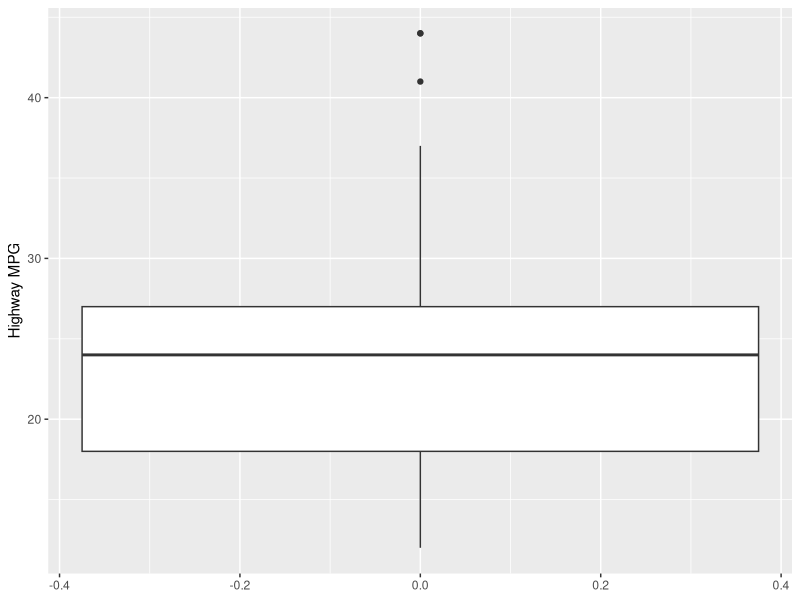
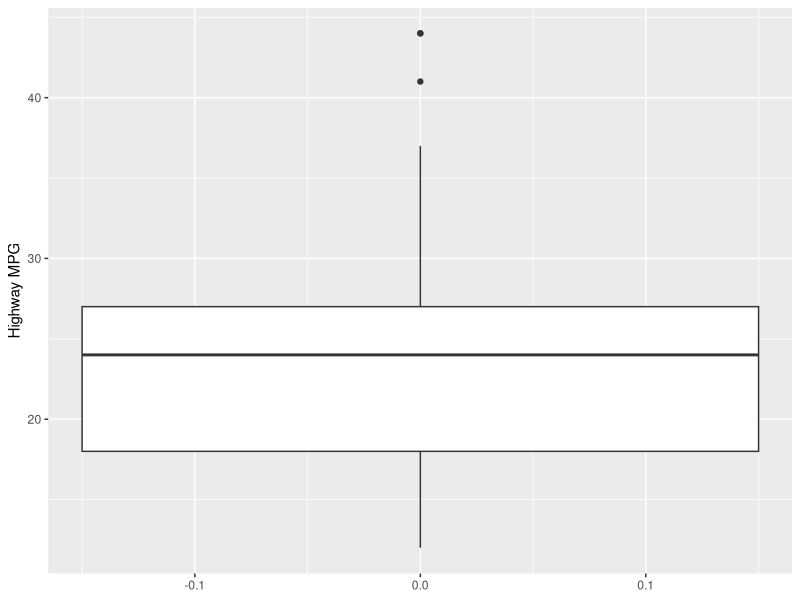
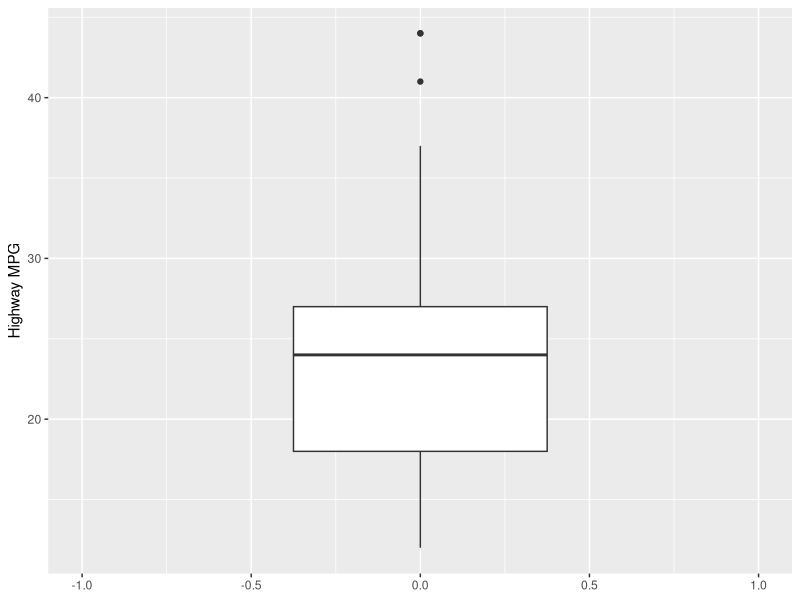
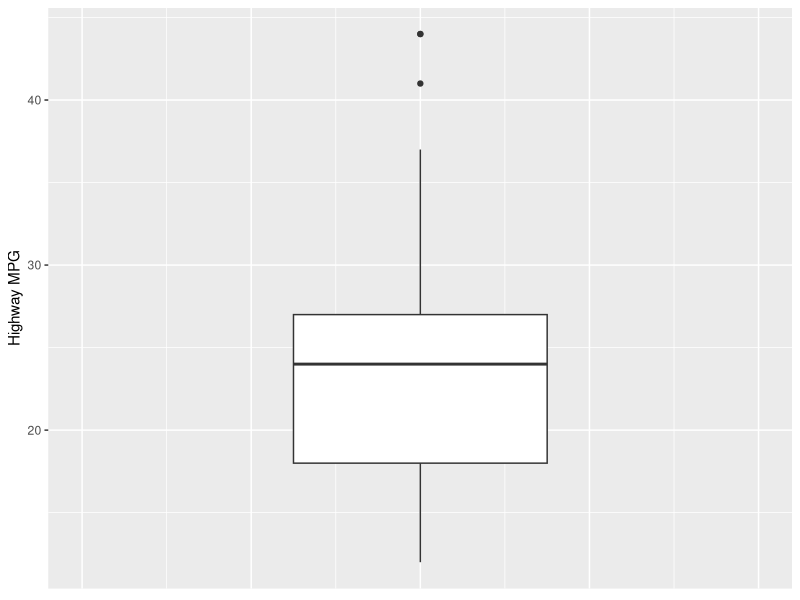
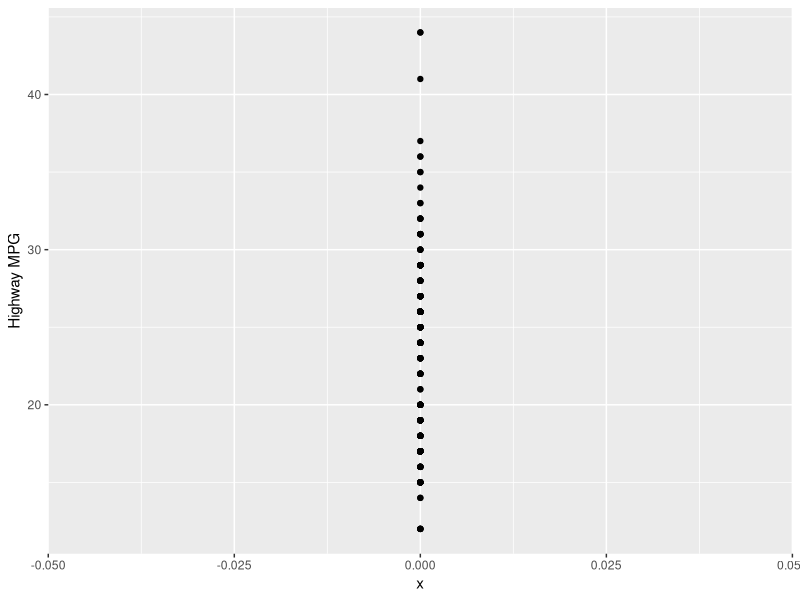
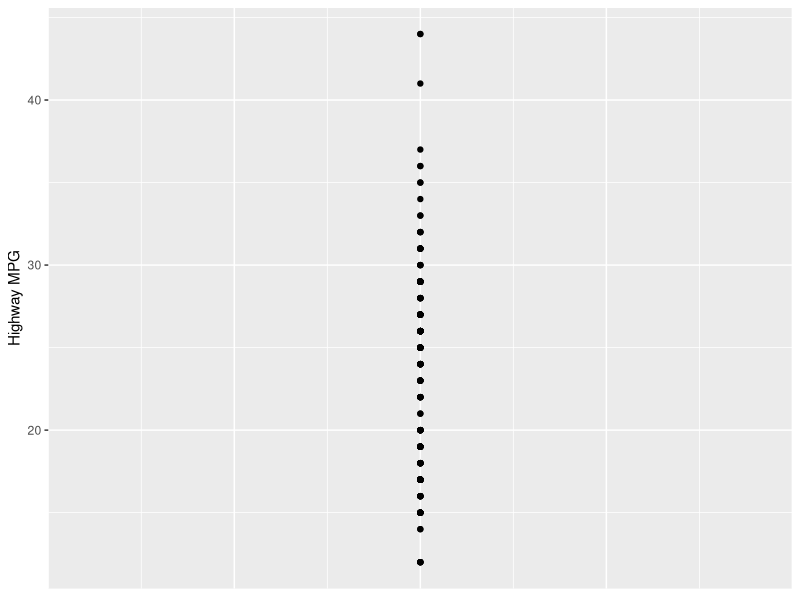
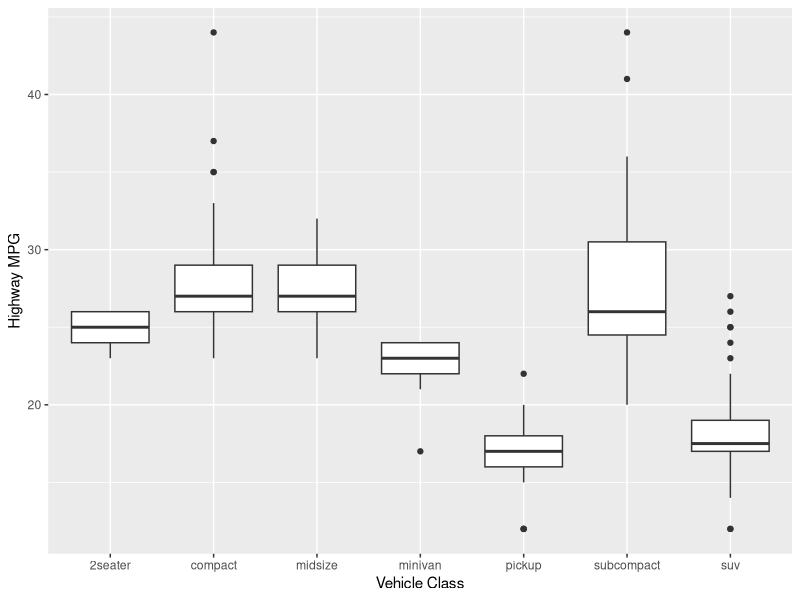
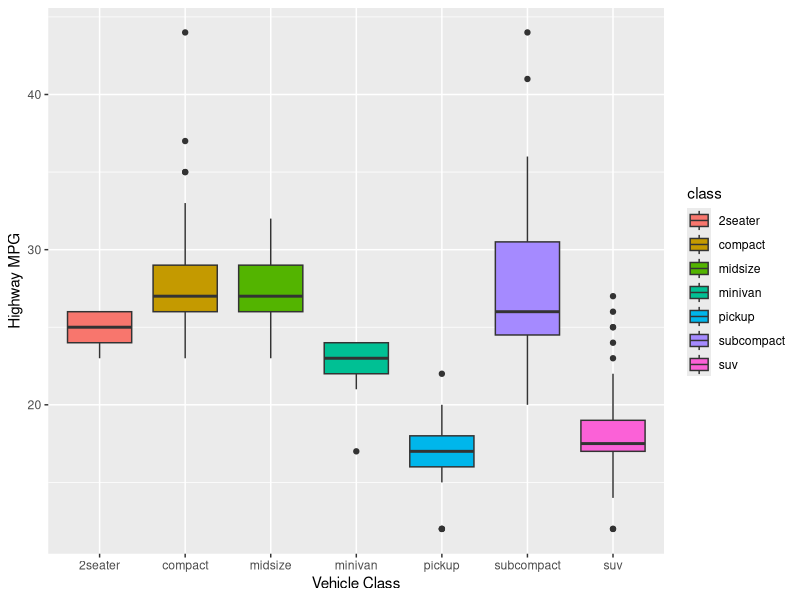

Here is the R script that generated these plots, in order:
## ---- chunk 1

library(tidyverse)

## ---- chunk 2

mpg |> str()

## ---- chunk 3

mpg |> ggplot(aes(y = hwy)) + geom_boxplot() + labs(y = "Highway MPG")

## ---- chunk 4

mpg |> ggplot(aes(y = hwy)) + geom_boxplot(width = 0.3) + labs(y = "Highway MPG")

## ---- chunk 5

mpg |> ggplot(aes(y = hwy)) + geom_boxplot() + labs(y = "Highway MPG") + xlim(-1, 1)

## ---- chunk 6

mpg |> ggplot(aes(y = hwy)) + geom_boxplot() + labs(y = "Highway MPG") + xlim(-1, 1) + theme(axis.text.x = element_blank(), axis.ticks.x = element_blank())

## ---- chunk 7

mpg |> ggplot(aes(x = 0, y = hwy)) + geom_point() + labs(y = "Highway MPG") 

## ---- chunk 8

mpg |> ggplot(aes(x = 0, y = hwy)) + geom_point() + labs(y = "Highway MPG") + theme(axis.text.x = element_blank(), axis.ticks.x = element_blank(), axis.title.x = element_blank() )

## ---- chunk 9

mpg |> ggplot(aes(x = class, y = hwy)) + geom_boxplot() + labs(x = "Vehicle Class", y = "Highway MPG")

## ---- chunk 10

mpg |> ggplot(aes(x = class, y = hwy)) + geom_boxplot(aes(fill = class)) + labs(x = "Vehicle Class", y = "Highway MPG")

## ---- chunk 11

mpg |> ggplot(aes(x = reorder(class, hwy, FUN = median), y = hwy)) + geom_boxplot(aes(fill = class)) + labs(x = "Vehicle Class", y = "Highway MPG")

## ---- chunk 12

mpg |> ggplot(aes(x = reorder(class, -hwy, FUN = median), y = hwy)) + geom_boxplot(aes(fill = class)) + labs(x = "Vehicle Class", y = "Highway MPG")

## ---- chunk 13

mpg |> ggplot(aes(x = class, y = hwy)) + geom_point() + labs(x = "Vehicle Class", y = "Highway MPG")

## ---- chunk 14

mpg |> ggplot(aes(x = reorder (class, hwy, FUN = median), y = hwy)) + geom_point() + labs(x = "Vehicle Class", y = "Highway MPG")
